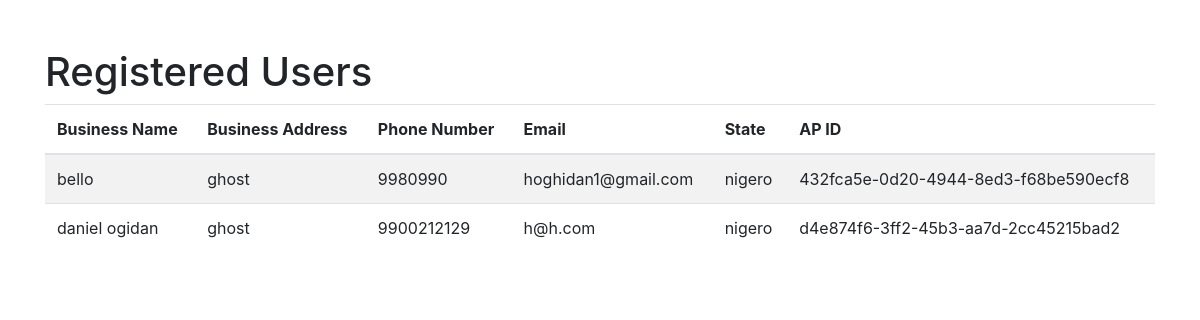
Screenshot of /users with the database file from the repository.
### app.py (models this page shows)
class User(UserMixin, db.Model):
    id = db.Column(db.Integer, primary_key=True)
    business_name = db.Column(db.String(150), nullable=False)
    business_address = db.Column(db.String(150), nullable=False)
    phone_number = db.Column(db.String(15), nullable=False)
    email = db.Column(db.String(100), unique=True, nullable=False)
    state = db.Column(db.String(50), nullable=False)
    password = db.Column(db.String(200), nullable=False)
    prediction_id = db.Column(db.String(36), unique=True, nullable=True)

### app.py (the view)
@app.route('/users')
def show_users():
    users = User.query.all()
    return render_template('users.html', users=users)

### templates/users.html (shortened to what this page needs)
<!DOCTYPE html>
<html lang="en">
<head>
    <link href="https://stackpath.bootstrapcdn.com/bootstrap/4.5.2/css/bootstrap.min.css" rel="stylesheet">
</head>
<body>
    <div class="container mt-5">
        <h1>Registered Users</h1>
        <table class="table table-striped">
            <thead>
                <tr>
                    <th>Business Name</th>
                    <th>Business Address</th>
                    <th>Phone Number</th>
                    <th>Email</th>
                    <th>State</th>
                    <th>AP ID</th>
                </tr>
            </thead>
            <tbody>
                {% for user in users %}
                <tr>
                    <td>{{ user.business_name }}</td>
                    <td>{{ user.business_address }}</td>
                    <td>{{ user.phone_number }}</td>
                    <td>{{ user.email }}</td>
                    <td>{{ user.state }}</td>
                    <td>{{ user.prediction_id }}</td>
                </tr>
                {% endfor %}
            </tbody>
        </table>
    </div>
</body>
</html>

### rows the page displays
User: business_name "bello", business_address "ghost", phone_number "9980990", email "hoghidan1@gmail.com", state "nigero", prediction_id "432fca5e-0d20-4944-8ed3-f68be590ecf8"
User: business_name "daniel ogidan", business_address "ghost", phone_number "9900212129", email "h@h.com", state "nigero", prediction_id "d4e874f6-3ff2-45b3-aa7d-2cc45215bad2"
